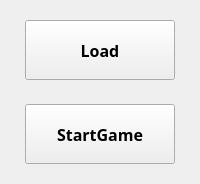
              <widget class="QWidget" name="widget" native="true">
               <property name="sizePolicy">
                <sizepolicy hsizetype="Expanding" vsizetype="Expanding">
                 <horstretch>0</horstretch>
                 <verstretch>0</verstretch>
                </sizepolicy>
               </property>
               <layout class="QVBoxLayout" name="verticalLayout_5">
                <item>
                 <layout class="QVBoxLayout" name="verticalLayout_4">
                  <item>
                   <widget class="QWidget" name="widget_2" native="true">
                    <layout class="QHBoxLayout" name="horizontalLayout_3">
                     <item>
                      <widget class="QPushButton" name="loadButton">
                       <property name="sizePolicy">
                        <sizepolicy hsizetype="Fixed" vsizetype="Fixed">
                         <horstretch>0</horstretch>
                         <verstretch>0</verstretch>
                        </sizepolicy>
                       </property>
                       <property name="minimumSize">
                        <size>
                         <width>150</width>
                         <height>60</height>
                        </size>
                       </property>
                       <property name="font">
                        <font>
                         <family>微軟正黑體</family>
                         <pointsize>12</pointsize>
                         <weight>75</weight>
                         <bold>true</bold>
                        </font>
                       </property>
                       <property name="autoFillBackground">
                        <bool>false</bool>
                       </property>
                       <property name="text">
                        <string>Load</string>
                       </property>
                       <property name="autoDefault">
                        <bool>false</bool>
                       </property>
                       <property name="default">
                        <bool>false</bool>
                       </property>
                       <property name="flat">
                        <bool>false</bool>
                       </property>
                      </widget>
                     </item>
                    </layout>
                   </widget>
                  </item>
                  <item>
                   <widget class="QWidget" name="widget_3" native="true">
                    <layout class="QHBoxLayout" name="horizontalLayout_2">
                     <item>
                      <widget class="QPushButton" name="startGameButton">
                       <property name="sizePolicy">
                        <sizepolicy hsizetype="Fixed" vsizetype="Fixed">
                         <horstretch>0</horstretch>
                         <verstretch>0</verstretch>
                        </sizepolicy>
                       </property>
                       <property name="minimumSize">
                        <size>
                         <width>150</width>
                         <height>60</height>
                        </size>
                       </property>
                       <property name="font">
                        <font>
                         <family>微軟正黑體</family>
                         <pointsize>12</pointsize>
                         <weight>75</weight>
                         <bold>true</bold>
                        </font>
                       </property>
                       <property name="autoFillBackground">
                        <bool>false</bool>
                       </property>
                       <property name="text">
                        <string>StartGame</string>
                       </property>
                      </widget>
                     </item>
                    </layout>
                   </widget>
                  </item>
                 </layout>
                </item>
               </layout>
              </widget>
